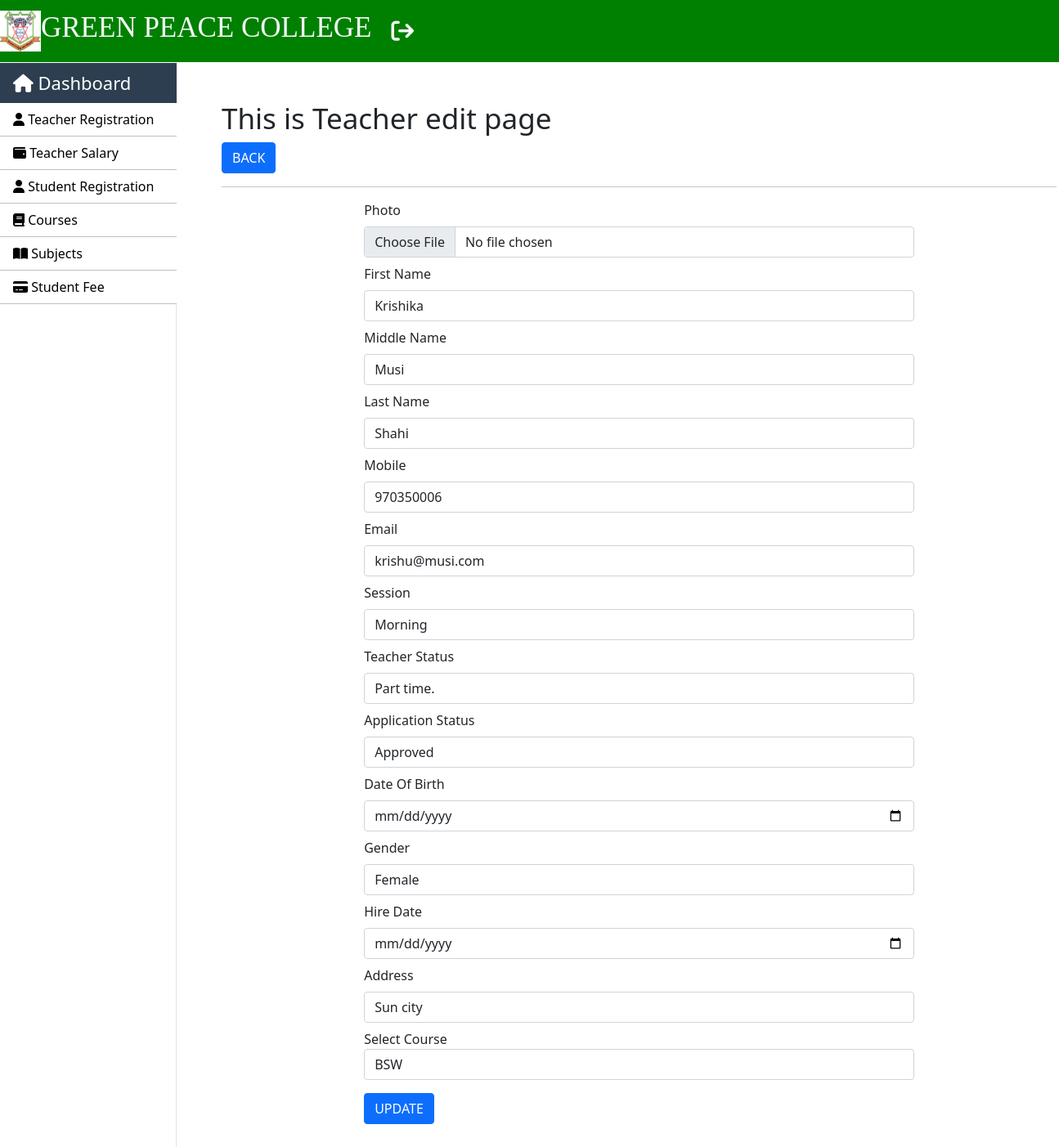
The app's page /teachers/edit/4 (signed in) with its own data.
### SMS/models.py (models this page shows, shortened)
class Teacher(models.Model):
    first_name = models.CharField(max_length=250)
    middle_name = models.CharField(max_length=250, blank=True)
    last_name = models.CharField(max_length=250)
    mobile_no = models.IntegerField()
    image = models.ImageField(upload_to='Images/Teachers', blank=True)
    course_name = models.ForeignKey(Course, on_delete=models.CASCADE)
    session = models.CharField(max_length=250)
    teacher_status = models.CharField(max_length=100)
    application_status = models.CharField(max_length=100)
    dob = models.DateField()
    gender = models.CharField(max_length=250)
    address = models.CharField(max_length=250)
    hire_date = models.DateField()
    email = models.EmailField()
    class Meta:
        db_table = "teacher_info"

### SMS/views.py (the view)
# urls.py: path("teachers/edit/<int:id>",views.teachers_edit, name='edit-teacher'),
@login_required(login_url='login')
def teachers_edit(request, id):
    data = Teacher.objects.get(id=id)
    course = Course.objects.all()
    context = {"data": data, "course": course}
    return render(request, 'teachers/edit_teacher.html', context)

### templates/teachers/edit_teacher.html (shortened to what this page needs)
{% extends 'layouts/master.html' %}
{% block content %}
<div class="container mt-5 mb-5">
    <h1>This is Teacher edit page</h1>
    <a href="{% url 'index-teacher' %}" class="btn btn-primary">BACK</a>
    <hr>
    <div class="row">
        <div class="col-md-2"></div>
        <div class="col-md-8">
            <form action="{% url 'update-teacher' %}" method="post" enctype="multipart/form-data">
                <div class="form-group mb-2">
                    <label class="mb-2">Photo</label>
                    <input
                        type="file"
                        class="form-control"
                        name="image"
                        value="{{ data.image }}"
                    >
                </div>
                <div class="form-group mb-2">
                    <label class="mb-2">First Name</label>
                    <input
                        type="text"
                        class="form-control"
                        name="first_name"
                        value="{{ data.first_name }}"
                    >
                </div>
                <div class="form-group mb-2">
                    <label class="mb-2">Middle Name</label>
                    <input
                        type="text"
                        class="form-control"
                        name="middle_name"
                        value="{{ data.middle_name }}"
                    >
                </div>
                <div class="form-group mb-2">
                    <label class="mb-2">Last Name</label>
                    <input
                        type="text"
                        class="form-control"
                        name="last_name"
                        value="{{ data.last_name }}"
                    >
                </div>
                <div class="form-group mb-2">
                    <label class="mb-2">Mobile</label>
                    <input
                        type="number"
                        class="form-control"
                        name="mobile_no"
                        value="{{ data.mobile_no }}"
                    >
                </div>
                <div class="form-group mb-2">
                    <label class="mb-2">Email</label>
                    <input
                        type="email"
                        class="form-control"
                        name="email"
                        value="{{ data.email }}"
                    >
                </div>
                <div class="form-group mb-2">
                    <label class="mb-2">Session</label>
                    <input
                        type="text"
                        class="form-control"
                        name="session"
                        value="{{ data.session }}"
                    >
                </div>
                <div class="form-group mb-2">
                    <label class="mb-2">Teacher Status</label>
                    <input
                        type="text"
                        class="form-control"
                        name="applicant_status"
                        value="{{ data.teacher_status }}"
                    >
                </div>
                <div class="form-group mb-2">
                    <label class="mb-2">Application Status</label>
                    <input
                        type="text"
                        class="form-control"
                        name="application_status"
                        value="{{ data.application_status }}"
                    >
                </div>
                <div class="form-group mb-2">
                    <label class="mb-2">Date Of Birth</label>
                    <input
                        type="date"
                        class="form-control"
                        name="dob"
                        value="{{ data.dob }}"
                    >
                </div>
                <div class="form-group mb-2">
                    <label class="mb-2">Gender</label>
                    <input
                        type="text"
                        class="form-control"
                        name="gender"
                        value="{{ data.gender }}"
                    >
                </div>
                <div class="form-group mb-2">
                    <label class="mb-2">Hire Date</label>
                    <input
                        type="date"
                        class="form-control"
                        name="admission_date"
                        value="{{ data.hire_date }}"
                    >
                </div>
                <div class="form-group mb-2">
                    <label class="mb-2">Address</label>
                    <input
                        type="text"
                        class="form-control"
                        name="address"
                        value="{{ data.address }}"
                    >
                </div>
                <div class="form-group mb-2">
                    <label>Select Course</label>
                    <select name="course" class="form-control">
                        {% for val in course %}
                        <option value="{{ val.id }}">{{ val.course_name }}</option>
                        {% endfor %}
                    </select>
                </div>
                <input type="submit" class="btn btn-primary mt-2" value="UPDATE">
            </form>
        </div>
        <div class="col-md-2"></div>
    </div>
</div>
{% endblock %}

### static/css/style.css (style rules this page uses)
h1 { font-size: 35px; }

### records on screen
Teacher: first_name "Krishika", middle_name "Musi", last_name "Shahi", mobile_no "970350006", email "krishu@musi.com", session "Morning", applicant_status "Part time.", application_status "Approved", gender "Female", address "Sun city"

### other values on screen
form field course "BSW"
